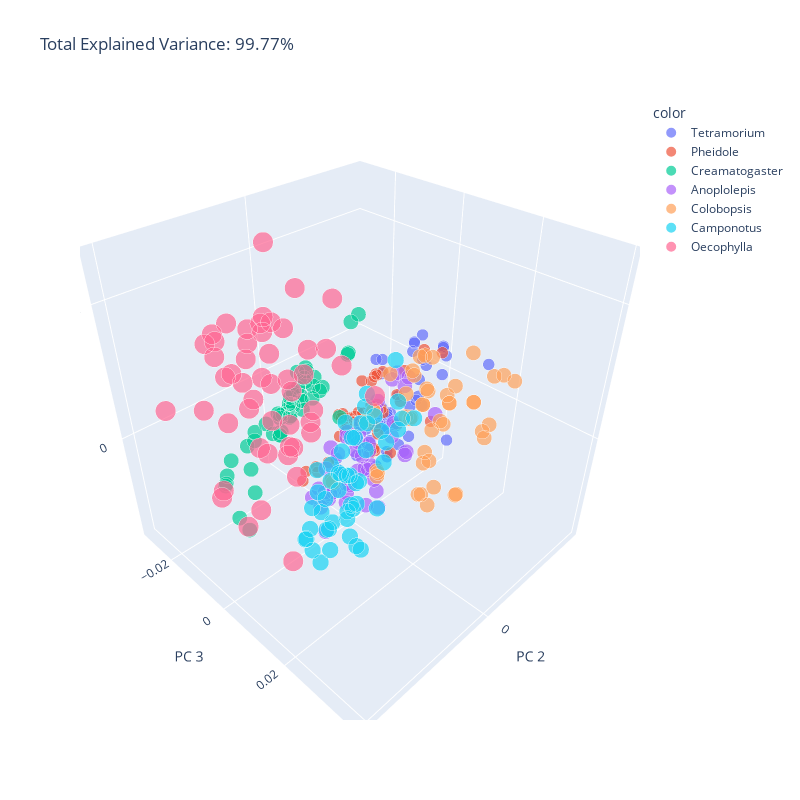

Here is the notebook cell this chart was saved with:
### Markdown cell above
INTERACTIVE PCA

### Code cell
X = data.values[:,4:].astype(float)



fig = plt.figure(figsize=(8,10))

pca = PCA(n_components=5)
components = pca.fit_transform(X)

total_var = pca.explained_variance_ratio_.sum() * 100

fig = px.scatter_3d(
    components, x=1, y=2, z=3, color=data['species'],
    title=f'Total Explained Variance: {total_var:.2f}%',
    labels={'0': 'PC 1', '1': 'PC 2', '2': 'PC 3'},
    width=800, height=800, size=data['sizes']
)
fig.show()
